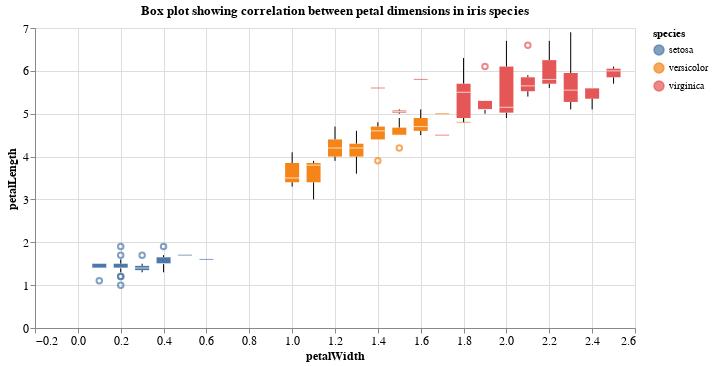

The notebook cell saved with this chart:
### Markdown cell above
# Box plot to show correlation between petal dimensions and varience in data / margin of error

### Code cell
alt.Chart(iris, title='Box plot showing correlation between petal dimensions in iris species').mark_boxplot().encode(
    x='petalWidth:Q',
    y = 'petalLength:Q',
    color = 'species:N',
    ).properties(width=600).configure_axis(
        labelFontSize=12,
        titleFontSize=12
    )

### Figure 1 — Vega-Lite specification as saved in the notebook (floating-point values rounded to 4 significant figures; data arrays with more than 128 entries replaced by an {"elided": "..."} marker saying what was removed)
{"config": {"view": {"continuousWidth": 400, "continuousHeight": 300}, "axis": {"labelFontSize": 12, "titleFontSize": 12}}, "data": {"name": "data-a264acbd6e539a8b3afc0cb5f240fb57"}, "mark": "boxplot", "encoding": {"color": {"type": "nominal", "field": "species"}, "x": {"type": "quantitative", "field": "petalWidth"}, "y": {"type": "quantitative", "field": "petalLength"}}, "title": "Box plot showing correlation between petal dimensions in iris species", "width": 600, "$schema": "https://vega.github.io/schema/vega-lite/v4.8.1.json", "datasets": {"data-a264acbd6e539a8b3afc0cb5f240fb57": {"elided": "150 records"}}}
